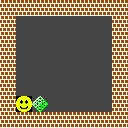

The image is a tile-based game level rendered from a .tmx file. Its description and complete source (layers, tilesets, objects, tile grids) follow:
An orthogonal 8x8 tile map with 16x16 px tiles, 1 tile layer (Tile Layer 1).

<map version="1.8" tiledversion="1.8.2" orientation="orthogonal" renderorder="right-down" width="8" height="8" tilewidth="16" tileheight="16" infinite="0" backgroundcolor="#000000" nextlayerid="2" nextobjectid="1">
 <properties>
  <property name="Title" value="Plain map" />
 </properties>
 <tileset firstgid="1" source="Tileset.tsx" />
 <layer id="1" name="Tile Layer 1" width="8" height="8">
  <data encoding="csv">
11,11,11,11,11,11,11,11,
11,10,10,10,10,10,10,11,
11,10,10,10,10,10,10,11,
11,10,10,10,10,10,10,11,
11,10,10,10,10,10,10,11,
11,10,10,10,10,10,10,11,
11,18,20,10,10,10,10,11,
11,11,11,11,11,11,11,11
</data>
 </layer>
</map>
